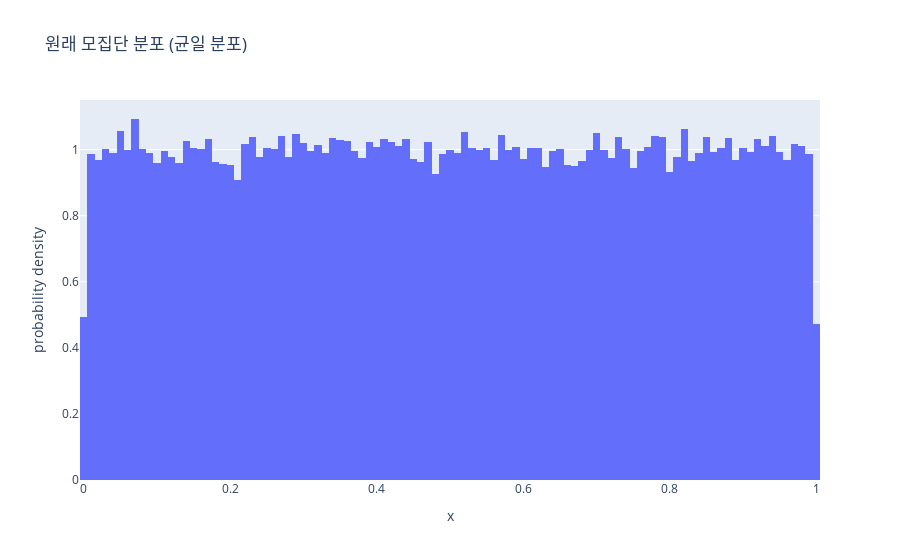

Notebook source saved alongside this figure:
### Code cell
# 추가: 모집단 분포도 함께 그려보기
fig_population = px.histogram(x=population, nbins=100, title='원래 모집단 분포 (균일 분포)', histnorm='probability density')
fig_population.show()

### Figure 1 — Plotly figure (JSON) as saved in the notebook; plotly's stock layout.template omitted (floating-point values rounded to 4 significant figures; data arrays with more than 128 entries replaced by an {"elided": "..."} marker saying what was removed)
{"data": [{"bingroup": "x", "histnorm": "probability density", "hovertemplate": "x=%{x}<br>probability density=%{y}<extra></extra>", "legendgroup": "", "marker": {"color": "#636efa", "pattern": {"shape": ""}}, "name": "", "nbinsx": 100, "orientation": "v", "showlegend": false, "type": "histogram", "x": {"elided": "100000 float values"}, "xaxis": "x", "yaxis": "y"}], "layout": {"barmode": "relative", "legend": {"tracegroupgap": 0}, "title": {"text": "원래 모집단 분포 (균일 분포)"}, "xaxis": {"anchor": "y", "domain": [0, 1], "title": {"text": "x"}}, "yaxis": {"anchor": "x", "domain": [0, 1], "title": {"text": "probability density"}}}}
